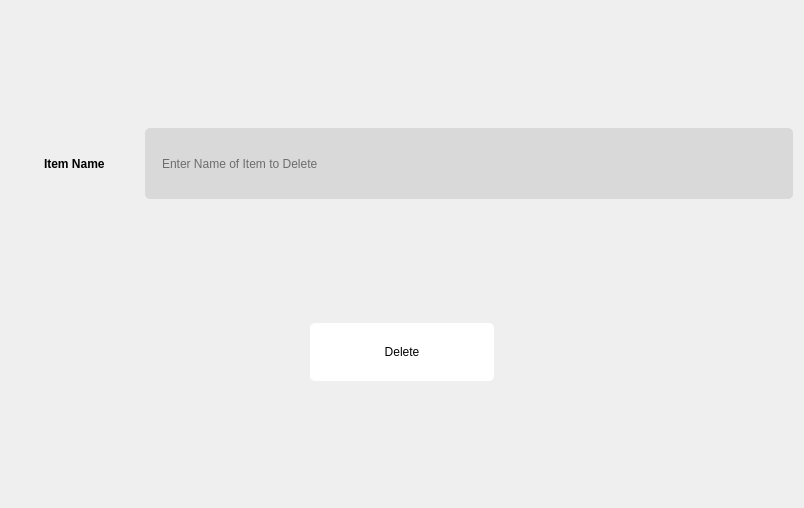
<?xml version="1.0" encoding="UTF-8"?>
<ui version="4.0">
 <class>ManageInventoryDelete</class>
 <widget class="QWidget" name="ManageInventoryDelete">
  <property name="geometry">
   <rect>
    <x>0</x>
    <y>0</y>
    <width>804</width>
    <height>508</height>
   </rect>
  </property>
  <property name="windowTitle">
   <string>Form</string>
  </property>
  <property name="styleSheet">
   <string notr="true">QWidget {
	padding: 30px;
}

QLineEdit {
	padding: 20px 15px;

	min-width: 83px;
	height: 31px;

	background: #D9D9D9;
	border-radius: 5px;
}

QLabel {
	font-weight: 700;
}

QPushButton {
	padding: 10px 23px;

	width: 138px;
	height: 38px;

	background: #FFFFFF;
	border-radius: 5px;
}</string>
  </property>
  <layout class="QVBoxLayout" name="verticalLayout">
   <item>
    <layout class="QGridLayout" name="gridLayout">
     <item row="0" column="1">
      <widget class="QLineEdit" name="lineEdit">
       <property name="placeholderText">
        <string>Enter Name of Item to Delete</string>
       </property>
      </widget>
     </item>
     <item row="0" column="0">
      <widget class="QLabel" name="label">
       <property name="text">
        <string>Item Name</string>
       </property>
      </widget>
     </item>
    </layout>
   </item>
   <item alignment="Qt::AlignHCenter">
    <widget class="QPushButton" name="pushButton">
     <property name="maximumSize">
      <size>
       <width>250</width>
       <height>16777215</height>
      </size>
     </property>
     <property name="text">
      <string>Delete</string>
     </property>
    </widget>
   </item>
  </layout>
 </widget>
 <resources/>
 <connections/>
</ui>
